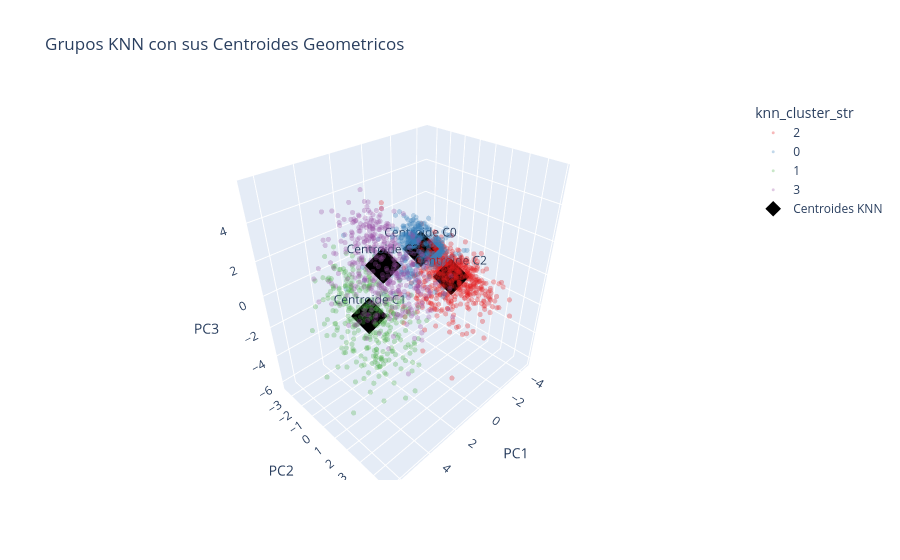
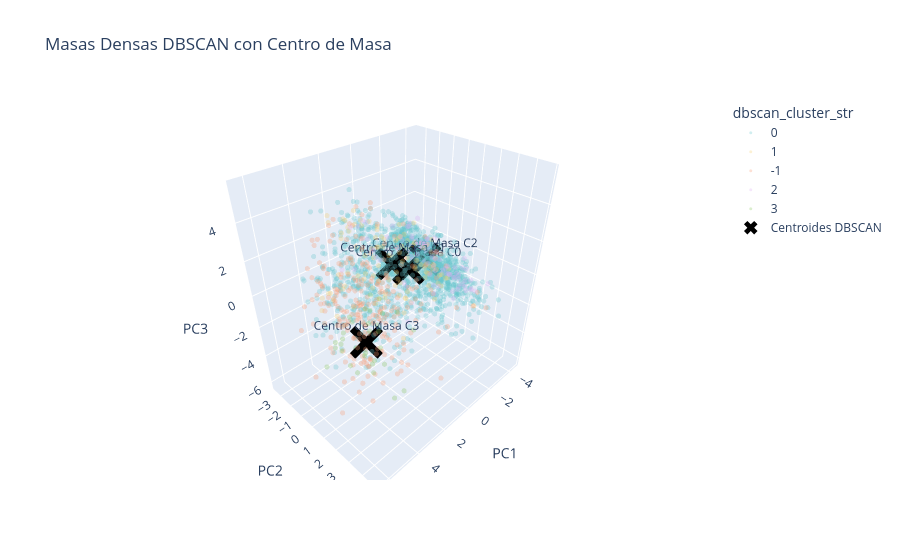

The notebook cell saved with these charts, in order:
### Markdown cell above
## Extraccion de Centroides Clinicos (KNN y DBSCAN)
A continuacion, realizamos la ingenieria inversa para calcular el promedio (centroide) de las variables originales de acuerdo a como el modelo de produccion (KNN) y el modelo de densidad (DBSCAN) decidieron agrupar a las pacientes.

### Code cell
import numpy as np
import pandas as pd
from sklearn.cluster import DBSCAN
import plotly.express as px
import plotly.graph_objects as go

# Aseguramos que tenemos las etiquetas de KNN (ya entrenado)
X_pca_full = df_cluster.drop(columns=['Cluster'], errors='ignore')
knn_labels = knn_best.predict(X_pca_full)

# Ejecutamos DBSCAN con los parametros reportados (eps=3.0)
dbscan_labels = DBSCAN(eps=3.0, min_samples=10).fit_predict(X_pca_full)

# Asignamos temporalmente las etiquetas
df_numeric = df_perfilado.copy()
df_numeric['knn_cluster'] = knn_labels
df_numeric['dbscan_cluster'] = dbscan_labels

# Tambien agregamos las PCA para poder graficar
df_numeric['PC1'] = df_cluster['PC1']
df_numeric['PC2'] = df_cluster['PC2']
df_numeric['PC3'] = df_cluster['PC3']

key_cols = ['age_years', 'bmi_initial', 'systolic', 'diastolic', 'mean_arterial_pressure', 'weight_kg', 'previous_pregnancies']

print('--- CENTROIDES CLINICOS KNN (PRODUCCION) ---')
knn_centroids_clinico = df_numeric.groupby('knn_cluster')[key_cols].mean().round(2)
display(knn_centroids_clinico)

print('\n--- CENTROIDES CLINICOS DBSCAN ---')
dbscan_centroids_clinico = df_numeric[df_numeric['dbscan_cluster'] != -1].groupby('dbscan_cluster')[key_cols].mean().round(2)
display(dbscan_centroids_clinico)

# ==========================================
# VISUALIZACION 3D CON CENTROIDES
# ==========================================

# 1. Grafica para KNN
df_numeric['knn_cluster_str'] = df_numeric['knn_cluster'].astype(str)
fig_knn = px.scatter_3d(
    df_numeric, x='PC1', y='PC2', z='PC3', color='knn_cluster_str',
    title='Grupos KNN con sus Centroides Geometricos',
    color_discrete_sequence=px.colors.qualitative.Set1, opacity=0.3
)
fig_knn.update_traces(marker=dict(size=3))

# Centroides Geometricos KNN (Promedio de PC1, PC2, PC3)
knn_geom_centroids = df_numeric.groupby('knn_cluster')[['PC1', 'PC2', 'PC3']].mean().reset_index()
knn_geom_centroids['knn_cluster_str'] = knn_geom_centroids['knn_cluster'].astype(str)

fig_knn.add_trace(go.Scatter3d(
    x=knn_geom_centroids['PC1'], y=knn_geom_centroids['PC2'], z=knn_geom_centroids['PC3'],
    mode='markers+text',
    marker=dict(size=12, color='black', symbol='diamond'),
    text=['Centroide C'+str(c) for c in knn_geom_centroids['knn_cluster']],
    textposition='top center',
    name='Centroides KNN'
))
fig_knn.show()

# 2. Grafica para DBSCAN
df_numeric['dbscan_cluster_str'] = df_numeric['dbscan_cluster'].astype(str)
fig_dbscan = px.scatter_3d(
    df_numeric, x='PC1', y='PC2', z='PC3', color='dbscan_cluster_str',
    title='Masas Densas DBSCAN con Centro de Masa',
    color_discrete_sequence=px.colors.qualitative.Pastel, opacity=0.3
)
fig_dbscan.update_traces(marker=dict(size=3))

# Centro de masa DBSCAN (excluyendo ruido -1)
dbscan_geom = df_numeric[df_numeric['dbscan_cluster'] != -1].groupby('dbscan_cluster')[['PC1', 'PC2', 'PC3']].mean().reset_index()

fig_dbscan.add_trace(go.Scatter3d(
    x=dbscan_geom['PC1'], y=dbscan_geom['PC2'], z=dbscan_geom['PC3'],
    mode='markers+text',
    marker=dict(size=12, color='black', symbol='x'),
    text=['Centro de Masa C'+str(c) for c in dbscan_geom['dbscan_cluster']],
    textposition='top center',
    name='Centroides DBSCAN'
))
fig_dbscan.show()

### Figure 1 — Plotly figure (JSON) as saved in the notebook; plotly's stock layout.template omitted (floating-point values rounded to 4 significant figures; data arrays with more than 128 entries replaced by an {"elided": "..."} marker saying what was removed)
{"data": [{"hovertemplate": "knn_cluster_str=2<br>PC1=%{x}<br>PC2=%{y}<br>PC3=%{z}<extra></extra>", "legendgroup": "2", "marker": {"color": "rgb(228,26,28)", "opacity": 0.3, "size": 3, "symbol": "circle"}, "mode": "markers", "name": "2", "scene": "scene", "showlegend": true, "type": "scatter3d", "x": {"elided": "671 float values"}, "y": {"elided": "671 float values"}, "z": {"elided": "671 float values"}}, {"hovertemplate": "knn_cluster_str=0<br>PC1=%{x}<br>PC2=%{y}<br>PC3=%{z}<extra></extra>", "legendgroup": "0", "marker": {"color": "rgb(55,126,184)", "opacity": 0.3, "size": 3, "symbol": "circle"}, "mode": "markers", "name": "0", "scene": "scene", "showlegend": true, "type": "scatter3d", "x": {"elided": "548 float values"}, "y": {"elided": "548 float values"}, "z": {"elided": "548 float values"}}, {"hovertemplate": "knn_cluster_str=1<br>PC1=%{x}<br>PC2=%{y}<br>PC3=%{z}<extra></extra>", "legendgroup": "1", "marker": {"color": "rgb(77,175,74)", "opacity": 0.3, "size": 3, "symbol": "circle"}, "mode": "markers", "name": "1", "scene": "scene", "showlegend": true, "type": "scatter3d", "x": {"elided": "344 float values"}, "y": {"elided": "344 float values"}, "z": {"elided": "344 float values"}}, {"hovertemplate": "knn_cluster_str=3<br>PC1=%{x}<br>PC2=%{y}<br>PC3=%{z}<extra></extra>", "legendgroup": "3", "marker": {"color": "rgb(152,78,163)", "opacity": 0.3, "size": 3, "symbol": "circle"}, "mode": "markers", "name": "3", "scene": "scene", "showlegend": true, "type": "scatter3d", "x": {"elided": "437 float values"}, "y": {"elided": "437 float values"}, "z": {"elided": "437 float values"}}, {"marker": {"color": "black", "size": 12, "symbol": "diamond"}, "mode": "markers+text", "name": "Centroides KNN", "text": ["Centroide C0", "Centroide C1", "Centroide C2", "Centroide C3"], "textposition": "top center", "type": "scatter3d", "x": [-1.965, 2.631, -1.168, 2.186], "y": [-1.43, -0.7591, 1.544, 0.01958], "z": [0.08784, -1.853, -0.06565, 1.45]}], "layout": {"legend": {"title": {"text": "knn_cluster_str"}, "tracegroupgap": 0}, "scene": {"domain": {"x": [0, 1], "y": [0, 1]}, "xaxis": {"title": {"text": "PC1"}}, "yaxis": {"title": {"text": "PC2"}}, "zaxis": {"title": {"text": "PC3"}}}, "title": {"text": "Grupos KNN con sus Centroides Geometricos"}}}

### Figure 2 — Plotly figure (JSON) as saved in the notebook; plotly's stock layout.template omitted (floating-point values rounded to 4 significant figures; data arrays with more than 128 entries replaced by an {"elided": "..."} marker saying what was removed)
{"data": [{"hovertemplate": "dbscan_cluster_str=0<br>PC1=%{x}<br>PC2=%{y}<br>PC3=%{z}<extra></extra>", "legendgroup": "0", "marker": {"color": "rgb(102, 197, 204)", "opacity": 0.3, "size": 3, "symbol": "circle"}, "mode": "markers", "name": "0", "scene": "scene", "showlegend": true, "type": "scatter3d", "x": {"elided": "1481 float values"}, "y": {"elided": "1481 float values"}, "z": {"elided": "1481 float values"}}, {"hovertemplate": "dbscan_cluster_str=1<br>PC1=%{x}<br>PC2=%{y}<br>PC3=%{z}<extra></extra>", "legendgroup": "1", "marker": {"color": "rgb(246, 207, 113)", "opacity": 0.3, "size": 3, "symbol": "circle"}, "mode": "markers", "name": "1", "scene": "scene", "showlegend": true, "type": "scatter3d", "x": [-2.66, 1.966, 1.016, 1.42, -0.9861, 2.727, -0.923, 1.908, 2.701, -1.736, 2.221, -0.7652, -0.02032, 4.663, 2.872, 2.298, 3.356, -0.5755, 2.295, 4.244, 2.166, 0.6582, 2.703, -1.427, 1.346, 1.637, 1.064, -0.0762, 2.703, 1.78, -0.3852, 2.348, 1.045, -1.131, -1.314, -1.465, -0.9372, 2.82, -3.518, 1.445, 0.6195, 2.415, -0.2293, 2.877, 1.705, -0.3714, -1.561, -1.026, -0.3395, 2.075, 0.8927, 1.564, 1.875, 2.254, 0.6208, -2.301, 1.801, 3.192, -3.758, 0.9688, 3.083, -0.2239, -0.1365, -1.763, -1.247, -0.9149, 2.794, 2.568, -0.0294, -1.111, 0.103, -1.256, 1.536, 3.459, -0.3296, -0.2954, -0.7666, -1.155, 0.1065, -0.5761, -0.1716, 4.379, 1.331, 1.086, -1.186, 3.248, 3.131, 1.207, -1.97, -3.415, 0.1021, 2.515, 1.046, -1.759, 2.262, 1.056, -0.9538, 1.782, -1.035, 0.9684, -1.639, -1.658, -2.036, 2.655, 2.95, 0.1328, 0.5755, 2.302, 2.299, -0.9298, 1.99, -1.293, 2.194, -0.6966], "y": [-1.612, -0.1022, -0.3479, 1.542, 0.6932, -2.916, 0.7876, -0.2093, 1.052, 0.5685, 0.4511, -0.04245, 1.297, 1.025, 1.255, -0.5188, -1.633, -0.2389, -2.617, 0.8576, -2.239, -2.324, 2.226, 1.859, -0.4362, -0.1016, -1.96, 2.196, 1.059, -2.47, 1.487, 0.1961, -0.4244, 0.8386, -1.918, -1.69, 0.1594, -2.347, -1.451, -2.052, 0.3994, -0.192, -0.2543, -2.893, 1.741, -1.999, -1.713, -0.181, 1.806, -2.137, -2.118, -1.909, 1.788, 2.712, -1.864, -1.452, -2.149, -3.076, -1.325, -0.4181, 2.547, -1.862, 0.7224, -2.025, -1.653, 0.4098, 2.483, -2.942, 2.225, -1.921, 2.938, 0.3841, 1.148, 1.783, 0.1518, 1.781, 4.132, -1.735, 0.3217, 2.539, 1.565, 0.4913, -2.179, -2.464, 1.65, -3.171, 3.117, 2.654, -1.603, -1.428, 2.503, -1.211, 3.327, -0.1007, 0.5571, 1.818, -0.2172, -2.092, 1.793, -0.3768, -1.543, -1.72, -1.656, 1.729, 0.2943, -0.124, 0.3039, -3.102, 2.534, -2.071, -0.04503, -1.59, -2.248, 0.3167], "z": [-0.5984, 1.737, -1.044, -0.1212, -0.4532, -1.427, 0.496, 0.6137, 1.272, -0.2902, 2.647, 1.38, 2.084, 1.947, 0.437, 3.713, 3.929, 0.5845, -0.2699, 4.884, 2.341, -0.8209, 2.315, -0.1206, 0.8514, 2.193, 2.461, 1.185, 4.121, -0.3246, -0.28, 0.2862, 1.856, 0.2891, -0.4877, 0.9286, -0.3836, 3.126, -0.2625, 2.639, -0.1472, 2.007, 0.3187, -1.358, -0.7771, 0.3111, 0.3282, 1.347, 1.131, 3.125, 1.626, 3.494, 2.32, 0.6582, 2.581, 1.593, 2.556, -1.606, 0.02705, -1.354, 1.95, 1.361, 0.5378, -2.053, 0.916, 0.2988, 1.225, -1.99, -0.582, -0.3206, 1.101, -0.02825, 0.8771, 4.148, -0.07869, 1.174, -0.3769, 0.8186, -1.471, 1.138, 0.6103, 1.376, 1.251, -0.8304, 0.1063, -2.483, -0.7173, 1.828, 0.5387, -0.264, 0.5928, -1.585, 1.889, 0.702, 3.617, 1.673, -0.3793, 2.362, -0.4684, 2.263, 1.095, 0.245, -0.05313, 2.928, 1.15, 2.195, 1.615, -3.387, 1.209, -1.872, -1.0, 1.809, 2.05, 0.6052]}, {"hovertemplate": "dbscan_cluster_str=-1<br>PC1=%{x}<br>PC2=%{y}<br>PC3=%{z}<extra></extra>", "legendgroup": "-1", "marker": {"color": "rgb(248, 156, 116)", "opacity": 0.3, "size": 3, "symbol": "circle"}, "mode": "markers", "name": "-1", "scene": "scene", "showlegend": true, "type": "scatter3d", "x": {"elided": "256 float values"}, "y": {"elided": "256 float values"}, "z": {"elided": "256 float values"}}, {"hovertemplate": "dbscan_cluster_str=2<br>PC1=%{x}<br>PC2=%{y}<br>PC3=%{z}<extra></extra>", "legendgroup": "2", "marker": {"color": "rgb(220, 176, 242)", "opacity": 0.3, "size": 3, "symbol": "circle"}, "mode": "markers", "name": "2", "scene": "scene", "showlegend": true, "type": "scatter3d", "x": [-2.841, -2.768, 0.7609, -3.285, -4.222, -3.867, -3.538, -3.491, -1.517, -2.002, -2.547, 0.6115, -3.688, -2.203, -3.918, -2.584, 0.2367, -3.072, 0.8101, -0.3281, -1.15, -1.347, -3.139, -1.613, -2.37, -1.374, -3.542, -3.837, -1.727, -3.334, -2.811, 1.161, -1.654, -2.556, -3.261, -3.08, -2.798, -2.443, -1.258, -1.479, -2.729, 1.231, -2.979, -3.925, -3.715, -1.81, -3.172, -0.9721, 0.5062, -3.351, -1.91, -2.019, -3.717, -3.932, -2.952, -2.916, -1.041, 0.7923, -3.206, 1.853, 1.975, -3.03, -3.384, -2.952, -3.196, -3.675, 0.7986, -0.5604, -0.7267, -1.925, -3.479, -2.417, -3.969, 1.083, -4.027, -3.13, 2.761, -3.31, -2.14, -3.076, -1.458, -3.956, -0.6143, -2.665, -1.624, -3.123, -3.014, 1.136, -0.7654, -2.829, -3.302, -1.542, -1.726, -2.057, -1.022, -1.67, -2.74, -2.885, -3.223, -2.37, -3.422, -2.149, -2.866, -3.517, -2.438, -4.185, -1.22, -3.766, 1.379, -3.943, -2.515, -1.185, -3.372, -2.363, -2.708, -2.976], "y": [0.3671, -1.64, 1.119, -1.737, -1.476, -1.6, -1.509, -1.582, -1.973, 1.835, 2.923, -2.116, -1.637, 1.681, -1.659, 1.002, 0.2935, -1.741, -2.139, 1.662, -0.4404, 1.32, -0.121, 0.8515, -1.782, 1.853, 1.353, -1.632, 2.354, -1.74, 1.561, -0.8189, 0.7605, -0.1218, -0.5125, -1.748, 2.479, 2.279, 2.788, 0.6032, -1.805, 1.395, 1.929, -1.6, 2.944, -1.878, 1.127, 0.09093, -2.207, -1.699, -0.2978, -1.676, 1.117, -1.655, -1.805, -1.732, -0.4224, -2.238, -1.734, -2.863, -0.07009, -1.591, -1.612, 0.4807, -1.742, -1.598, 1.39, 1.67, 1.86, 0.4582, -1.64, -1.699, -1.655, -2.207, -1.571, -1.864, -0.7358, 1.796, -1.652, -1.643, 0.2307, -1.72, -0.2709, -1.495, 1.864, 1.016, -1.76, -2.662, -1.99, -1.705, -1.69, 2.486, -2.091, 2.982, -1.823, -1.859, 1.343, 0.8543, 0.332, -2.053, -1.831, -1.629, 2.337, 1.327, -1.689, -1.603, 0.2916, -1.592, -0.2733, -1.63, 2.239, 0.6817, -1.975, 1.673, -0.101, -1.668], "z": [-0.9582, -0.03819, -2.237, -0.9178, -0.1053, -0.7501, 0.05977, -0.2564, 0.1052, -0.3675, -0.9957, 2.439, -0.9377, -1.467, -1.264, -0.7819, -0.345, -0.6991, 2.591, 1.55, 0.1271, 0.8161, -1.395, -0.206, -0.03597, 0.6398, -1.778, -1.19, -0.7604, -1.128, -0.7292, 1.112, 0.485, -0.6507, -3.278, -0.5561, -1.244, 0.1601, -0.1322, -0.5272, -0.4519, 0.4431, -1.402, -0.9551, -1.073, 0.4935, -0.9681, 0.7727, 1.375, -0.5098, -0.1696, 1.394, -0.8514, -0.9802, -1.006, -0.6619, 0.3789, 1.502, -1.227, -0.271, 2.166, -0.04023, -0.3825, -0.8345, -0.8467, -0.007849, -0.8405, -0.2553, -0.3166, -0.2307, -0.3386, 0.4632, -1.282, 2.339, -1.087, -1.613, 3.426, -1.9, 1.365, -0.2673, 0.9458, -1.912, 0.9437, 1.732, -0.0005324, -0.6186, -0.6939, -0.4657, 1.076, 0.1353, -0.09687, 0.05364, -1.406, -0.5676, 1.725, 0.8057, -0.9418, -1.047, -1.365, -1.542, -1.645, 1.581, -0.7228, -0.0495, 0.5979, -1.25, 1.408, -0.3871, 1.28, -1.058, -0.6187, 0.3773, -2.749, -2.029, 0.133, -0.08554]}, {"hovertemplate": "dbscan_cluster_str=3<br>PC1=%{x}<br>PC2=%{y}<br>PC3=%{z}<extra></extra>", "legendgroup": "3", "marker": {"color": "rgb(135, 197, 95)", "opacity": 0.3, "size": 3, "symbol": "circle"}, "mode": "markers", "name": "3", "scene": "scene", "showlegend": true, "type": "scatter3d", "x": [3.881, 3.358, 2.288, 2.349, 3.49, 2.34, 2.553, 3.656, 4.042, 3.904, 1.495, 2.905, 0.3384, 2.475, 3.54, 3.028, 3.029, 3.892, 5.052, 2.57, 1.332, 3.656, 1.175, 2.485, 2.789, 3.131, 2.54, 3.298, 3.813, 2.253, 3.672, 4.115, 2.033], "y": [-0.7785, -0.5372, -0.07139, 0.5023, -1.127, -0.1091, -0.0211, 0.8579, 0.6777, -0.7285, -0.06569, 0.6327, 1.163, 0.1847, 0.8049, 2.39, -0.6363, -1.321, -0.5682, -0.2195, -0.7179, -0.7784, 0.7082, 0.7888, 1.403, 0.7339, 2.613, -0.4288, -1.37, -0.007201, -0.387, 1.987, 0.2692], "z": [-3.076, -1.397, -0.3144, -2.345, -3.172, -1.281, -1.993, -2.962, -4.038, -3.519, -1.918, -4.891, -3.049, -2.877, -2.885, -5.419, -3.847, -3.685, -3.779, -1.143, -3.221, -2.432, -1.606, 0.003001, -3.788, -1.715, -5.065, -1.691, -3.377, -4.861, -4.528, -2.457, -3.857]}, {"marker": {"color": "black", "size": 12, "symbol": "x"}, "mode": "markers+text", "name": "Centroides DBSCAN", "text": ["Centro de Masa C0", "Centro de Masa C1", "Centro de Masa C2", "Centro de Masa C3"], "textposition": "top center", "type": "scatter3d", "x": [-0.3827, 0.6585, -2.139, 2.924], "y": [0.01732, -0.1596, -0.3856, 0.1771], "z": [0.1242, 0.7976, -0.2479, -2.915]}], "layout": {"legend": {"title": {"text": "dbscan_cluster_str"}, "tracegroupgap": 0}, "scene": {"domain": {"x": [0, 1], "y": [0, 1]}, "xaxis": {"title": {"text": "PC1"}}, "yaxis": {"title": {"text": "PC2"}}, "zaxis": {"title": {"text": "PC3"}}}, "title": {"text": "Masas Densas DBSCAN con Centro de Masa"}}}
